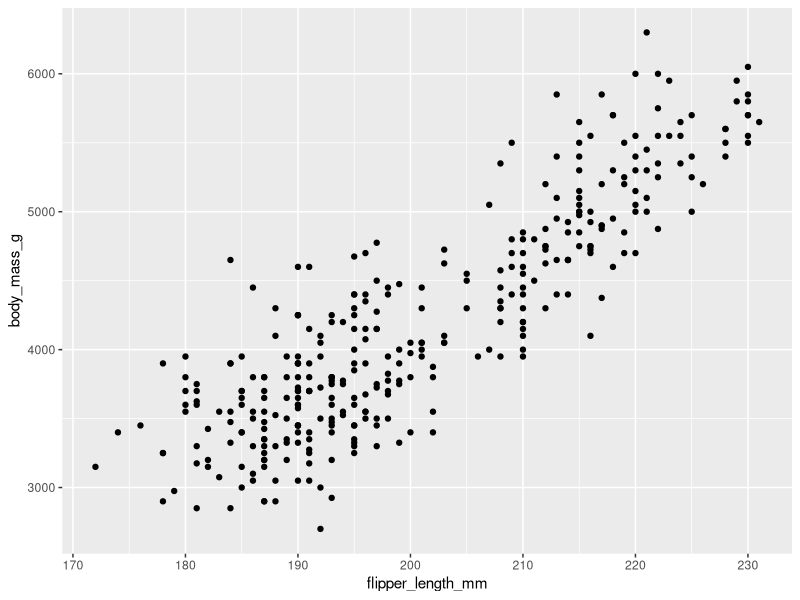
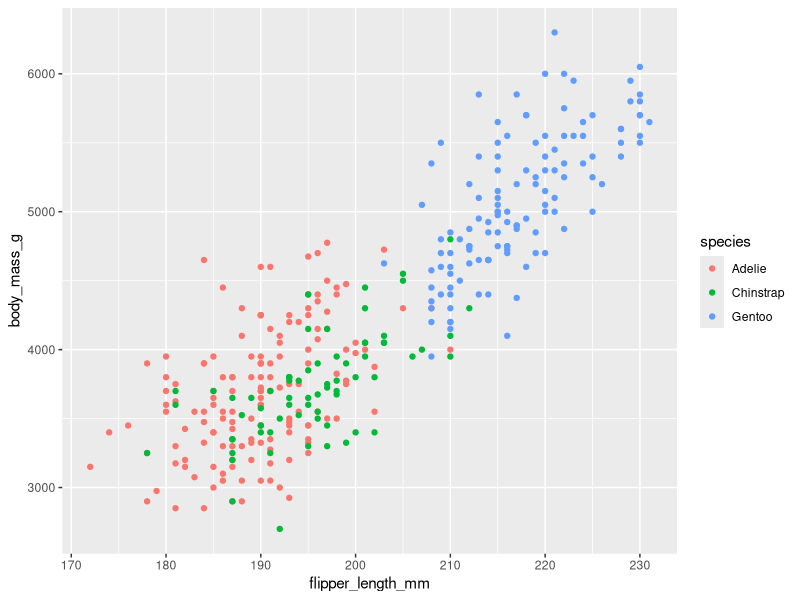
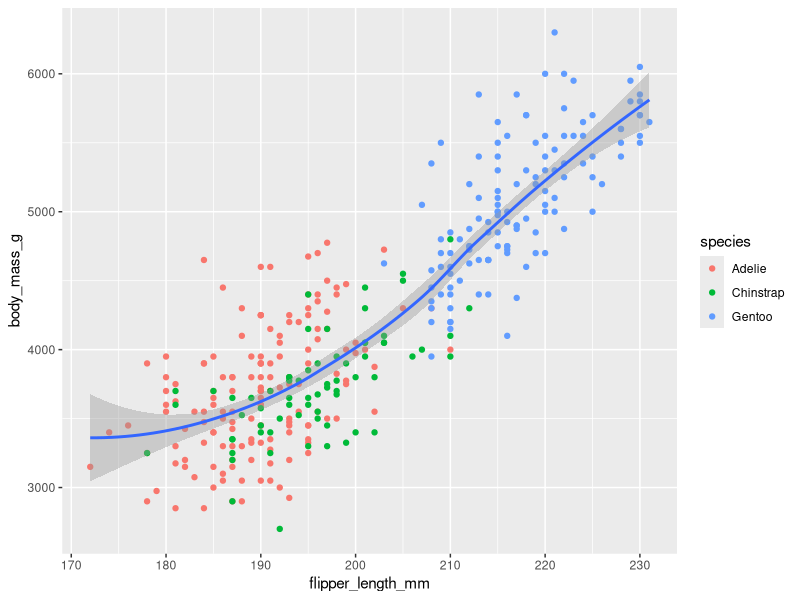
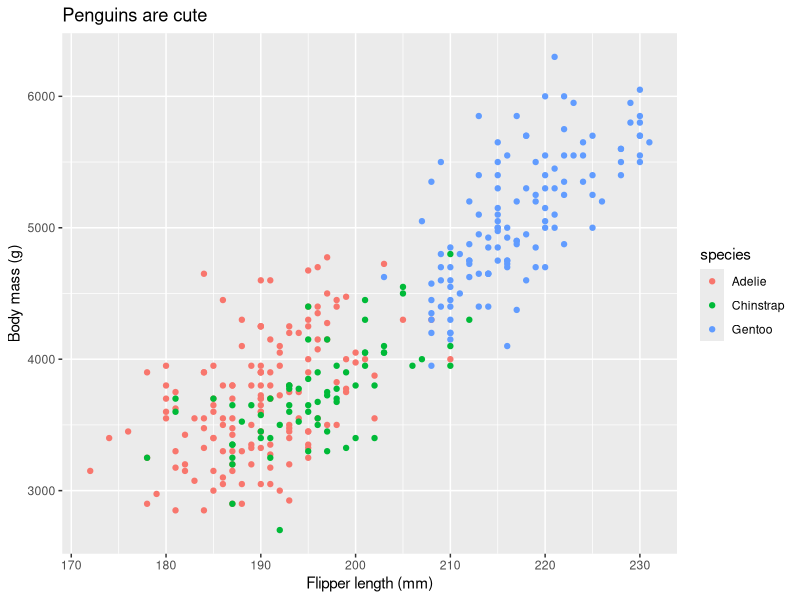
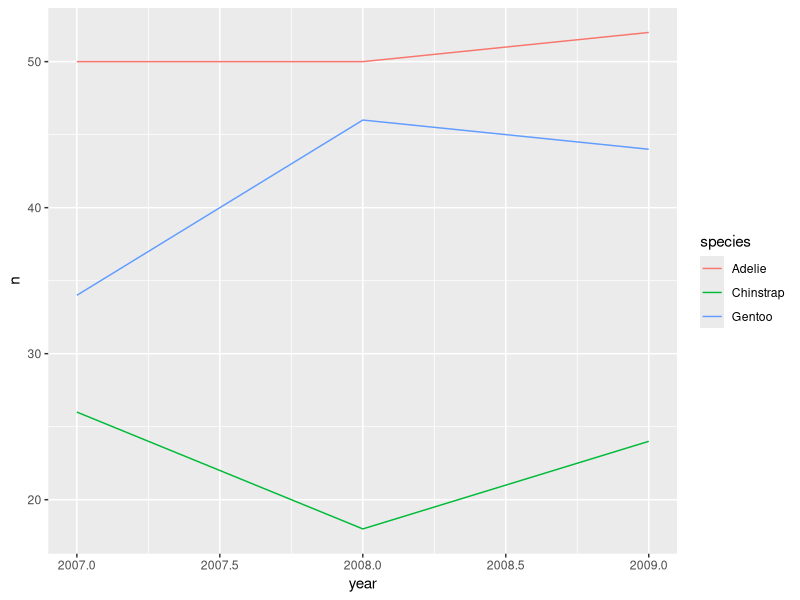
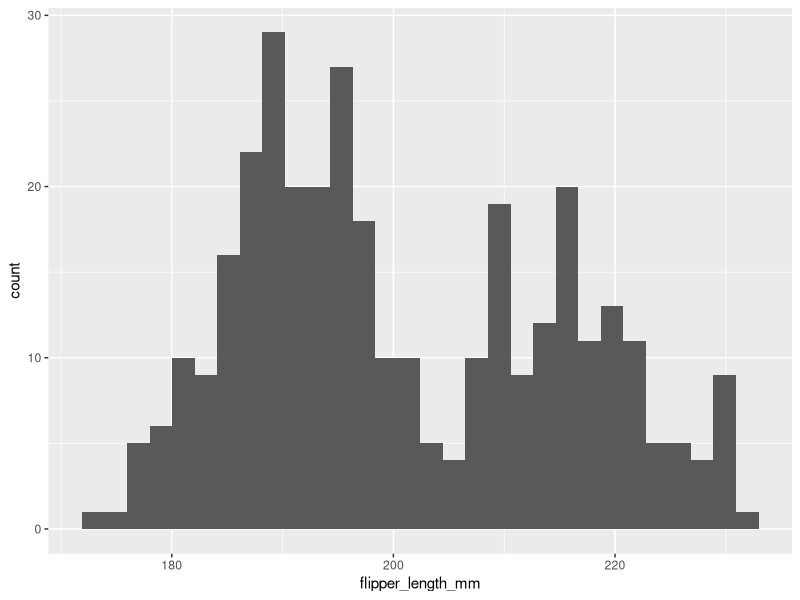
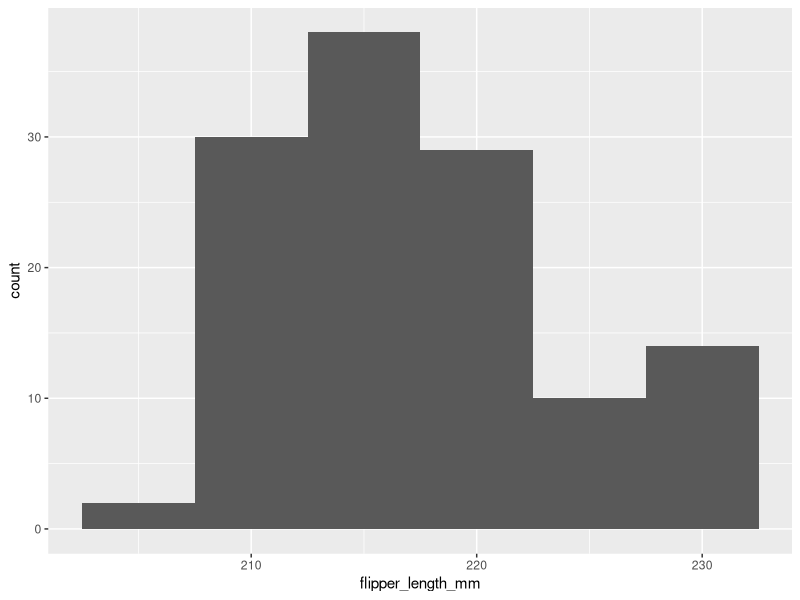
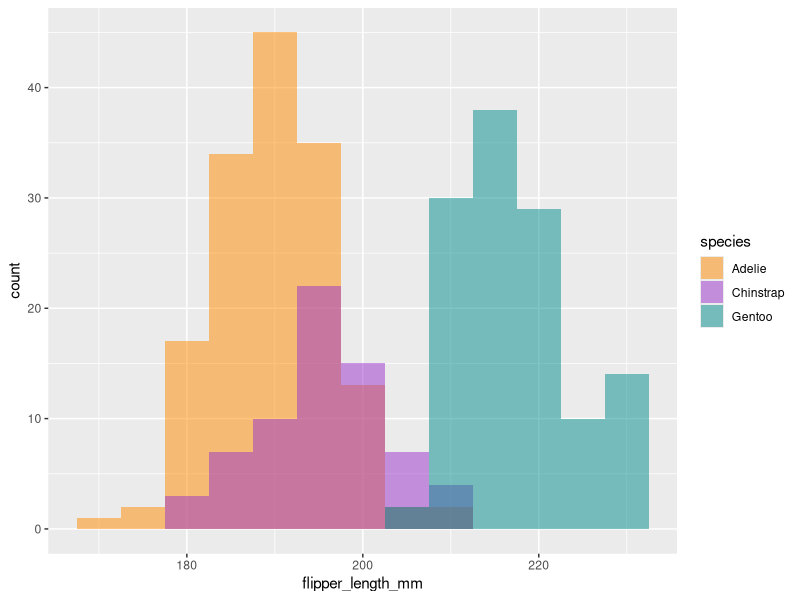

The R script that drew these images, in order: (Note: this script raises an error after producing the figures.)
## ----setup, include=FALSE-------------------------------------------------------------------
knitr::opts_chunk$set(fig.width=6, fig.asp = 0.618, collapse=TRUE) 
knitr::opts_chunk$set(echo = TRUE, warning=FALSE)


## ---- warning=FALSE, message=FALSE----------------------------------------------------------
library(tidyverse)
library(palmerpenguins)


## -------------------------------------------------------------------------------------------
find("filter")


## ---- eval=FALSE----------------------------------------------------------------------------
## stats::filter


## -------------------------------------------------------------------------------------------
species_islands = penguins %>% dplyr::select(species, island)


## ---- eval=FALSE----------------------------------------------------------------------------
## ggplot(data=penguins)


## -------------------------------------------------------------------------------------------
glimpse(penguins)


## ---- warning=TRUE--------------------------------------------------------------------------
ggplot(data=penguins) + 
  geom_point(aes(x=flipper_length_mm, y=body_mass_g))


## -------------------------------------------------------------------------------------------
summary(penguins)


## -------------------------------------------------------------------------------------------
penguins %>%
  filter(is.na(body_mass_g)) %>% # Keep only values that are NA
  summarize(n_na = n())  # Count the NAs


## -------------------------------------------------------------------------------------------
ggplot(data=penguins) + 
  geom_point(aes(x=flipper_length_mm, y=body_mass_g, color=species))


## -------------------------------------------------------------------------------------------
ggplot(data=penguins) + 
  geom_point(aes(x=flipper_length_mm, y=body_mass_g, color=species)) +
  geom_smooth(aes(x=flipper_length_mm, y=body_mass_g))


## -------------------------------------------------------------------------------------------
ggplot(data=penguins) + 
  geom_point(aes(x=flipper_length_mm, y=body_mass_g, color=species)) + 
  xlab("Flipper length (mm)") +
  ylab("Body mass (g)") +
  ggtitle("Penguins are cute")


## -------------------------------------------------------------------------------------------
# Count number of observations per species per year
penguin_ts = penguins %>%
  group_by(species, year) %>%
  summarize(n=n())

ggplot(data=penguin_ts) +
  geom_line(aes(x=year, y=n, color=species))


## -------------------------------------------------------------------------------------------
ggplot(penguins) + 
  geom_histogram(aes(x=flipper_length_mm))


## -------------------------------------------------------------------------------------------
ggplot(penguins %>% filter(species=="Gentoo")) + 
  geom_histogram(aes(x=flipper_length_mm), binwidth=5)


## -------------------------------------------------------------------------------------------
ggplot(data = penguins) +
  geom_histogram(aes(x = flipper_length_mm, fill = species), alpha = 0.5, binwidth=5, position="identity") +
  scale_fill_manual(values = c("darkorange","darkorchid","cyan4"))


## -------------------------------------------------------------------------------------------
ggplot(penguins) + 
  geom_boxplot(aes(y = flipper_length_mm, x = species)) +
  geom_jitter(aes(y = flipper_length_mm, x = species, color = species), width = 0.2) 


## -------------------------------------------------------------------------------------------
ggplot(data = penguins) +
  geom_bar(aes(x = sex, fill = species)) 


## -------------------------------------------------------------------------------------------
ggplot(data = penguins) +
  geom_bar(aes(x = sex, fill = species)) +
  facet_wrap(~species, nrow = 1)  # Create a new plot for each species, line them all up into 1 row


## -------------------------------------------------------------------------------------------
ggplot(penguins) +
  geom_bar(aes(x = island, fill = species)) +
  facet_wrap(~species, ncol = 1) +
  coord_flip()


## -------------------------------------------------------------------------------------------
ggplot(penguins) +
  geom_bar(aes(x = island, fill = species)) +
  facet_wrap(~species, ncol = 1) +
  coord_flip() +
  ggsave(filename = "figures/penguin_species_per_island.png", device = "png", width = 5, height = 4, units = "in", dpi = 300)


## ---- eval=FALSE----------------------------------------------------------------------------
## colors()


## -------------------------------------------------------------------------------------------
ggplot(penguins) + 
  geom_point(aes(x=flipper_length_mm, y=body_mass_g, color=species)) +
  theme_bw()

